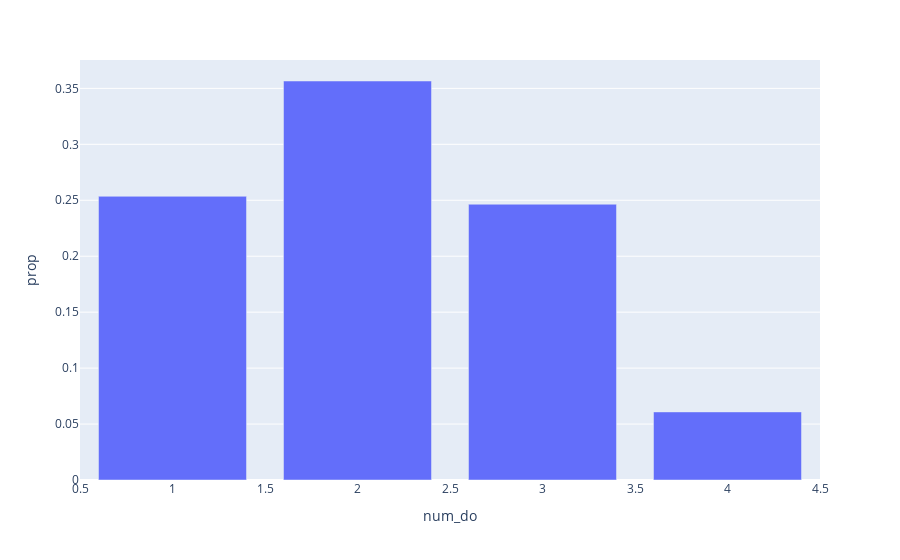

The notebook cell this image was saved under:
### Code cell
fig_do_three = px.bar(fulltab(do_three, do_three_ret), x = 'num_do', y = 'prop')

fig_do_three.show()

### Figure 1 — Plotly figure (JSON) as saved in the notebook; plotly's stock layout.template omitted (floating-point values rounded to 4 significant figures)
{"data": [{"alignmentgroup": "True", "hovertemplate": "num_do=%{x}<br>prop=%{y}<extra></extra>", "legendgroup": "", "marker": {"color": "#636efa"}, "name": "", "offsetgroup": "", "orientation": "v", "showlegend": false, "textposition": "auto", "type": "bar", "x": [1, 2, 3, 4], "xaxis": "x", "y": [0.2535, 0.3566, 0.2465, 0.06085], "yaxis": "y"}], "layout": {"barmode": "relative", "legend": {"tracegroupgap": 0}, "margin": {"t": 60}, "xaxis": {"anchor": "y", "domain": [0, 1], "title": {"text": "num_do"}}, "yaxis": {"anchor": "x", "domain": [0, 1], "title": {"text": "prop"}}}}
